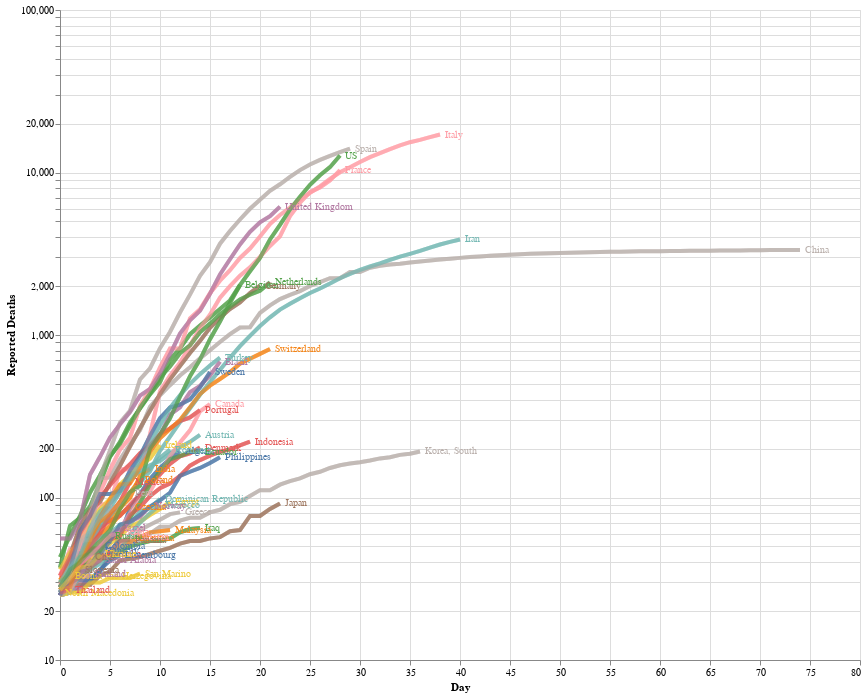

Source (notebook cell):
### Markdown cell above
It's not super easy to line up the legend with the curves on the chart so let's put the labels on the chart itself. Thanks to [Jake Vanderplas](http://vanderplas.com/) for this suggestion, and for the code.

### Code cell
# drop NaNs
deaths_long = deaths_long.dropna()

# Selection tool
selection = alt.selection_single(fields=['Country/Region'])
# Color change when clicked
color = alt.condition(selection,
                    alt.Color('Country/Region:N'),
                    alt.value('lightgray'))


# Base altair plot 
base = alt.Chart(deaths_long).mark_line(strokeWidth=4, opacity=0.7).encode(
    x=alt.X('Day'),
    y=alt.Y('Deaths', scale=alt.Scale(type='log')),
    color=alt.Color('Country/Region', legend=None),
).properties(
    width=800,
    height=650
)

# Chart
chart = base.encode(
  color=alt.condition(selection, 'Country/Region:N', alt.value('lightgray'))
).add_selection(
  selection
)

# Overlay
overlay = base.encode(
  color='Country/Region',
  opacity=alt.value(0.5),
  tooltip=['Country/Region:N', 'Name:N']
).transform_filter(
  selection
)

# Text labels
text = base.mark_text(
    align='left',
    dx=5,
    size=10
).encode(
    x=alt.X('Day', aggregate='max',  axis=alt.Axis(title='Day')),
    y=alt.Y('Deaths', aggregate={'argmax': 'Day'}, axis=alt.Axis(title='Reported Deaths')),
    text='Country/Region',  
).transform_filter(
    selection
)

# Sum em up!
chart + overlay + text

### Figure 1 — Vega-Lite specification as saved in the notebook (floating-point values rounded to 4 significant figures; data arrays with more than 128 entries replaced by an {"elided": "..."} marker saying what was removed)
{"config": {"view": {"continuousWidth": 400, "continuousHeight": 300}}, "layer": [{"mark": {"type": "line", "opacity": 0.7, "strokeWidth": 4}, "encoding": {"color": {"condition": {"type": "nominal", "field": "Country/Region", "selection": "selector006"}, "value": "lightgray"}, "x": {"type": "quantitative", "field": "Day"}, "y": {"type": "quantitative", "field": "Deaths", "scale": {"type": "log"}}}, "height": 650, "selection": {"selector006": {"type": "single", "fields": ["Country/Region"]}}, "width": 800}, {"mark": {"type": "line", "opacity": 0.7, "strokeWidth": 4}, "encoding": {"color": {"type": "nominal", "field": "Country/Region"}, "opacity": {"value": 0.5}, "tooltip": [{"type": "nominal", "field": "Country/Region"}, {"type": "nominal", "field": "Name"}], "x": {"type": "quantitative", "field": "Day"}, "y": {"type": "quantitative", "field": "Deaths", "scale": {"type": "log"}}}, "height": 650, "transform": [{"filter": {"selection": "selector006"}}], "width": 800}, {"mark": {"type": "text", "align": "left", "dx": 5, "size": 10}, "encoding": {"color": {"type": "nominal", "field": "Country/Region", "legend": null}, "text": {"type": "nominal", "field": "Country/Region"}, "x": {"type": "quantitative", "aggregate": "max", "axis": {"title": "Day"}, "field": "Day"}, "y": {"type": "quantitative", "aggregate": {"argmax": "Day"}, "axis": {"title": "Reported Deaths"}, "field": "Deaths"}}, "height": 650, "transform": [{"filter": {"selection": "selector006"}}], "width": 800}], "data": {"name": "data-134fdb309e2a42c08443d807f0578191"}, "$schema": "https://vega.github.io/schema/vega-lite/v4.8.1.json", "datasets": {"data-134fdb309e2a42c08443d807f0578191": {"elided": "837 records"}}}
